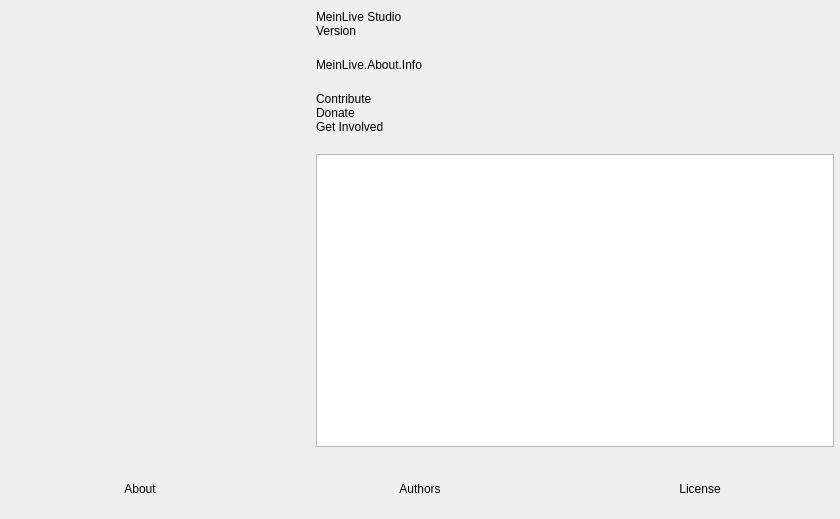
<?xml version="1.0" encoding="UTF-8"?>
<ui version="4.0">
 <class>OBSAbout</class>
 <widget class="QWidget" name="OBSAbout">
  <property name="geometry">
   <rect>
    <x>0</x>
    <y>0</y>
    <width>840</width>
    <height>519</height>
   </rect>
  </property>
  <property name="windowTitle">
   <string>About</string>
  </property>
  <layout class="QVBoxLayout" name="verticalLayout_2">
   <property name="leftMargin">
    <number>0</number>
   </property>
   <property name="topMargin">
    <number>0</number>
   </property>
   <property name="rightMargin">
    <number>0</number>
   </property>
   <property name="bottomMargin">
    <number>0</number>
   </property>
   <item>
    <layout class="QHBoxLayout" name="horizontalLayout_2">
     <property name="spacing">
      <number>30</number>
     </property>
     <property name="leftMargin">
      <number>30</number>
     </property>
     <property name="topMargin">
      <number>10</number>
     </property>
     <property name="rightMargin">
      <number>6</number>
     </property>
     <property name="bottomMargin">
      <number>6</number>
     </property>
     <item>
      <widget class="QLabel" name="icon">
       <property name="minimumSize">
        <size>
         <width>256</width>
         <height>256</height>
        </size>
       </property>
       <property name="maximumSize">
        <size>
         <width>256</width>
         <height>256</height>
        </size>
       </property>
       <property name="text">
        <string/>
       </property>
       <property name="pixmap">
        <pixmap>:res/images/obs.png</pixmap>
       </property>
       <property name="scaledContents">
        <bool>true</bool>
       </property>
      </widget>
     </item>
     <item>
      <layout class="QVBoxLayout" name="verticalLayout">
       <property name="spacing">
        <number>0</number>
       </property>
       <item>
        <widget class="QLabel" name="name">
         <property name="text">
          <string notr="true">MeinLive Studio</string>
         </property>
        </widget>
       </item>
       <item>
        <widget class="QLabel" name="version">
         <property name="text">
          <string notr="true">Version</string>
         </property>
        </widget>
       </item>
       <item>
        <spacer name="verticalSpacer_2">
         <property name="orientation">
          <enum>Qt::Vertical</enum>
         </property>
         <property name="sizeType">
          <enum>QSizePolicy::Fixed</enum>
         </property>
         <property name="sizeHint" stdset="0">
          <size>
           <width>20</width>
           <height>20</height>
          </size>
         </property>
        </spacer>
       </item>
       <item>
        <widget class="QLabel" name="info">
         <property name="text">
          <string>MeinLive.About.Info</string>
         </property>
         <property name="wordWrap">
          <bool>true</bool>
         </property>
        </widget>
       </item>
       <item>
        <spacer name="verticalSpacer_3">
         <property name="orientation">
          <enum>Qt::Vertical</enum>
         </property>
         <property name="sizeType">
          <enum>QSizePolicy::Fixed</enum>
         </property>
         <property name="sizeHint" stdset="0">
          <size>
           <width>20</width>
           <height>20</height>
          </size>
         </property>
        </spacer>
       </item>
       <item>
        <widget class="QLabel" name="contribute">
         <property name="text">
          <string notr="true">Contribute</string>
         </property>
         <property name="wordWrap">
          <bool>true</bool>
         </property>
        </widget>
       </item>
       <item>
        <widget class="QLabel" name="donate">
         <property name="text">
          <string notr="true">Donate</string>
         </property>
        </widget>
       </item>
       <item>
        <widget class="QLabel" name="getInvolved">
         <property name="text">
          <string notr="true">Get Involved</string>
         </property>
        </widget>
       </item>
       <item>
        <spacer name="verticalSpacer">
         <property name="orientation">
          <enum>Qt::Vertical</enum>
         </property>
         <property name="sizeType">
          <enum>QSizePolicy::Fixed</enum>
         </property>
         <property name="sizeHint" stdset="0">
          <size>
           <width>20</width>
           <height>20</height>
          </size>
         </property>
        </spacer>
       </item>
       <item>
        <widget class="QTextBrowser" name="textBrowser">
         <property name="openExternalLinks">
          <bool>true</bool>
         </property>
        </widget>
       </item>
      </layout>
     </item>
    </layout>
   </item>
   <item>
    <widget class="QFrame" name="widget">
     <property name="minimumSize">
      <size>
       <width>0</width>
       <height>60</height>
      </size>
     </property>
     <layout class="QHBoxLayout" name="horizontalLayout">
      <property name="spacing">
       <number>0</number>
      </property>
      <property name="leftMargin">
       <number>0</number>
      </property>
      <property name="topMargin">
       <number>0</number>
      </property>
      <property name="rightMargin">
       <number>0</number>
      </property>
      <property name="bottomMargin">
       <number>0</number>
      </property>
      <item>
       <widget class="ClickableLabel" name="about">
        <property name="text">
         <string>About</string>
        </property>
        <property name="alignment">
         <set>Qt::AlignCenter</set>
        </property>
       </widget>
      </item>
      <item>
       <widget class="ClickableLabel" name="authors">
        <property name="text">
         <string>Authors</string>
        </property>
        <property name="alignment">
         <set>Qt::AlignCenter</set>
        </property>
       </widget>
      </item>
      <item>
       <widget class="ClickableLabel" name="license">
        <property name="text">
         <string>License</string>
        </property>
        <property name="alignment">
         <set>Qt::AlignCenter</set>
        </property>
       </widget>
      </item>
     </layout>
    </widget>
   </item>
  </layout>
 </widget>
 <customwidgets>
  <customwidget>
   <class>ClickableLabel</class>
   <extends>QLabel</extends>
   <header>components/ClickableLabel.hpp</header>
  </customwidget>
 </customwidgets>
 <resources/>
 <connections/>
</ui>
